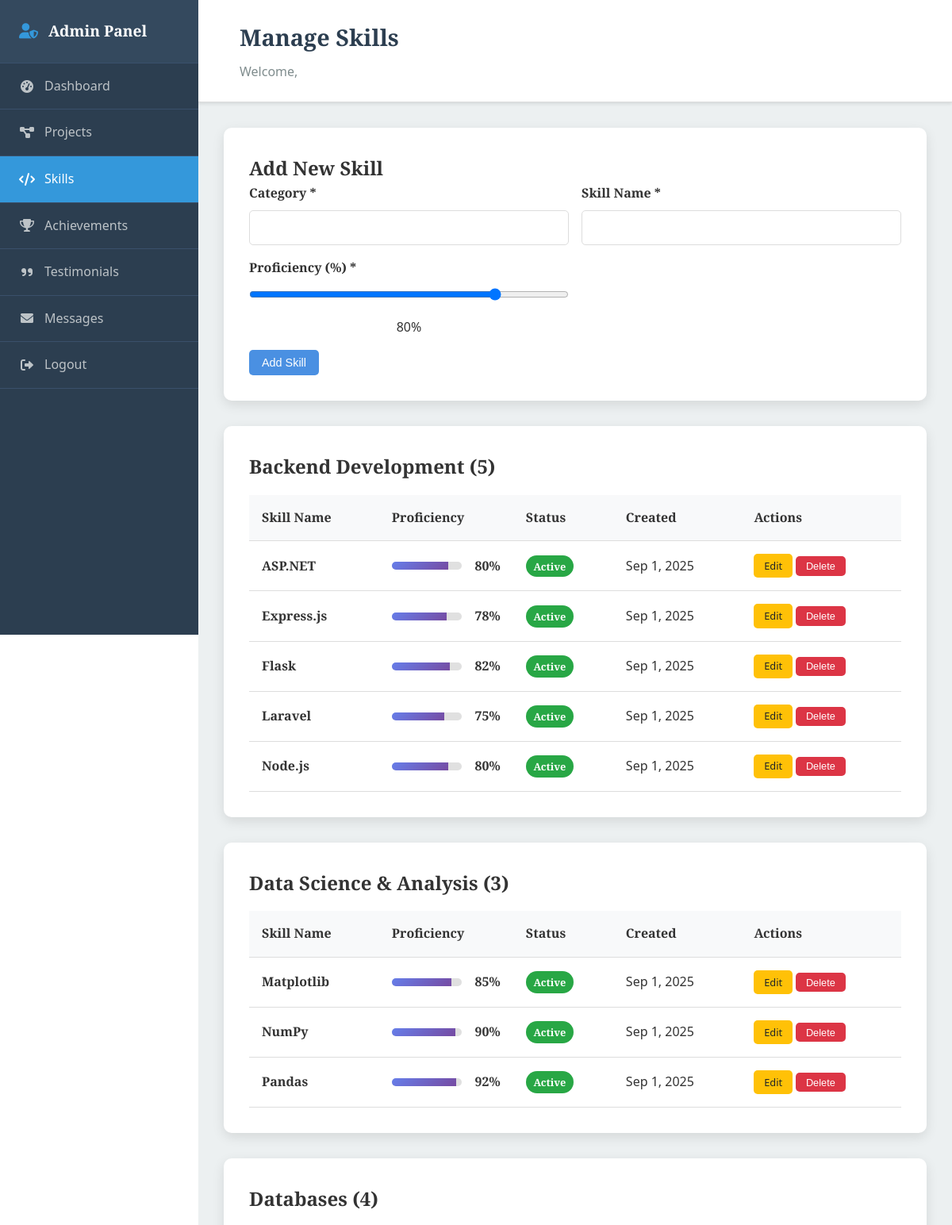
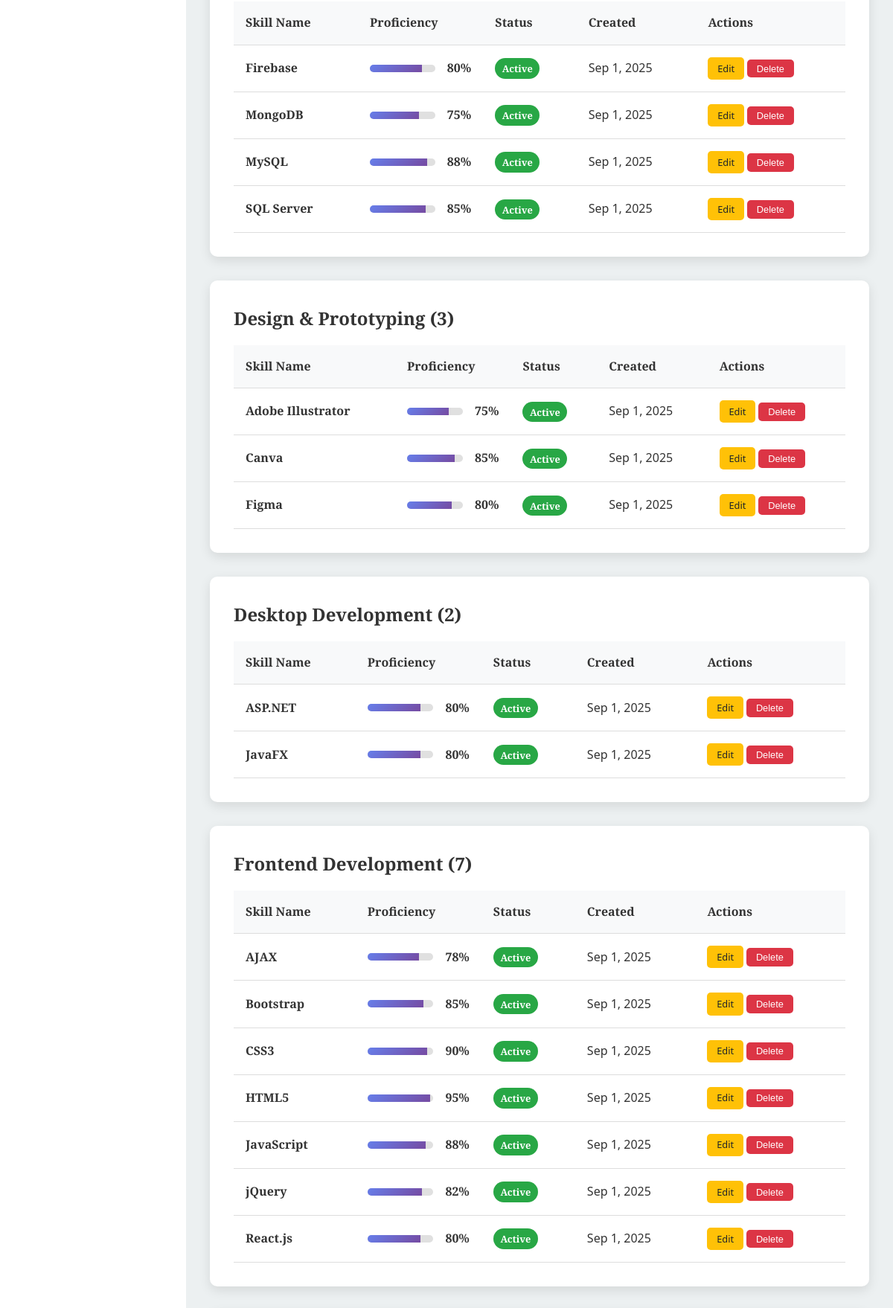
Screenshot of /admin/skills.php (signed in, upper part) with the database file from the repository (2 pictures, top to bottom).
### tables this page shows
CREATE TABLE `skills` (
    `id` int(11) NOT NULL AUTO_INCREMENT,
    `category` varchar(100) NOT NULL,
    `skill_name` varchar(100) NOT NULL,
    `proficiency` int(11) DEFAULT 80,
    `status` enum('active', 'inactive') DEFAULT 'active',
    `created_at` timestamp DEFAULT CURRENT_TIMESTAMP,
    PRIMARY KEY (`id`)
);

### admin/skills.php (the view, shortened to what this page needs)
<?php
include 'auth.php';
$pdo = getConnection();
$edit_skill = null;
$stmt = $pdo->prepare("SELECT * FROM skills ORDER BY category, skill_name");
$stmt->execute();
$all_skills = $stmt->fetchAll(PDO::FETCH_ASSOC);
$skills_by_category = [];
foreach ($all_skills as $skill) {
    $skills_by_category[$skill['category']][] = $skill;
}
?>
<!DOCTYPE html>
<html lang="en">
<head>
    <link rel="stylesheet" href="../style.css">
    <link rel="stylesheet" href="https://cdnjs.cloudflare.com/ajax/libs/font-awesome/6.0.0/css/all.min.css">
    <link rel="stylesheet" href="../skills.css">
</head>
<body>
    <div class="admin-layout">
        <?php echo getAdminNavigation('skills.php'); ?>
        <div class="admin-main">
            <?php echo getAdminHeader('Manage Skills'); ?>
            <div class="admin-container">
                <div class="admin-card">
                    <h2><?php echo $edit_skill ? 'Edit Skill' : 'Add New Skill'; ?></h2>
                    <form method="POST" action="">
                        <div style="display: grid; grid-template-columns: 1fr 1fr; gap: 1rem;">
                            <div class="form-group">
                                <label for="category">Category *</label>
                                <input type="text" id="category" name="category" class="form-control" required
                                    list="categories"
                                    value="<?php echo $edit_skill ? htmlspecialchars($edit_skill['category']) : ''; ?>">
                            </div>
                            <div class="form-group">
                                <label for="skill_name">Skill Name *</label>
                                <input type="text" id="skill_name" name="skill_name" class="form-control" required
                                    value="<?php echo $edit_skill ? htmlspecialchars($edit_skill['skill_name']) : ''; ?>">
                            </div>
                        </div>
                        <div style="display: grid; grid-template-columns: 1fr 1fr; gap: 1rem;">
                            <div class="form-group">
                                <label for="proficiency">Proficiency (%) *</label>
                                <input type="range" id="proficiency" name="proficiency" class="form-control"
                                    min="0" max="100" step="5" required
                                    value="<?php echo $edit_skill ? $edit_skill['proficiency'] : '80'; ?>"
                                    oninput="document.getElementById('proficiency-value').textContent = this.value + '%'">
                                <div style="text-align: center; margin-top: 0.5rem;">
                                    <span id="proficiency-value"><?php echo $edit_skill ? $edit_skill['proficiency'] : '80'; ?>%</span>
                                </div>
                            </div>
                        </div>
                        <div style="display: flex; gap: 1rem;">
                            <button type="submit" class="btn btn-primary">
                                <?php echo $edit_skill ? 'Update Skill' : 'Add Skill'; ?>
                            </button>
                        </div>
                    </form>
                </div>
                <?php foreach ($skills_by_category as $category => $skills): ?>
                    <div class="admin-card">
                        <h2><?php echo htmlspecialchars($category); ?> (<?php echo count($skills); ?>)</h2>
                        <table class="admin-table">
                            <thead>
                                <tr>
                                    <th>Skill Name</th>
                                    <th>Proficiency</th>
                                    <th>Status</th>
                                    <th>Created</th>
                                    <th>Actions</th>
                                </tr>
                            </thead>
                            <tbody>
                                <?php foreach ($skills as $skill): ?>
                                    <tr>
                                        <td><strong><?php echo htmlspecialchars($skill['skill_name']); ?></strong></td>
                                        <td>
                                            <div style="display: flex; align-items: center; gap: 1rem;">
                                                <div style="flex: 1; height: 10px; background: #e0e0e0; border-radius: 5px; overflow: hidden;">
                                                    <div style="width: <?php echo $skill['proficiency']; ?>%; height: 100%; background: linear-gradient(135deg, #667eea 0%, #764ba2 100%);"></div>
                                                </div>
                                                <span style="font-weight: bold;"><?php echo $skill['proficiency']; ?>%</span>
                                            </div>
                                        </td>
                                        <td>
                                            <span class="badge badge-<?php echo $skill['status'] === 'active' ? 'success' : 'secondary'; ?>">
                                                <?php echo ucfirst($skill['status']); ?>
                                            </span>
                                        </td>
                                        <td><?php echo date('M j, Y', strtotime($skill['created_at'])); ?></td>
                                        <td>
                                            <a href="skills.php?edit=<?php echo $skill['id']; ?>" class="btn btn-warning btn-sm">Edit</a>
                                            <form method="POST" action="" style="display: inline;" onsubmit="return confirm('Are you sure you want to delete this skill?');">
                                                <button type="submit" class="btn btn-danger btn-sm">Delete</button>
                                            </form>
                                        </td>
                                    </tr>
                                <?php endforeach; ?>
                            </tbody>
                        </table>
                    </div>
                <?php endforeach; ?>
            </div>
        </div>
    </div>
</body>
</html>

### style.css (style rules this page uses)
* { margin: 0; padding: 0; box-sizing: border-box; }
html { scroll-behavior: smooth; }
body { font-family: "Cinzel", "Segoe UI", Tahoma, Geneva, Verdana, serif; line-height: 1.6; color: #333; background-color: #fff; }
.admin-layout { display: flex; min-height: 100vh; }
.admin-main { flex: 1; margin-left: 250px; background: #ecf0f1; min-height: 100vh; }
.admin-container { max-width: 1200px; margin: 0 auto; padding: 2rem; }
.admin-card { background: white; padding: 2rem; border-radius: 10px; box-shadow: 0 5px 15px rgba(0, 0, 0, 0.1); margin-bottom: 2rem; }
.admin-table { width: 100%; border-collapse: collapse; margin-top: 1rem; }
.admin-table th, .admin-table td { padding: 1rem; text-align: left; border-bottom: 1px solid #ddd; }
.admin-table th { background: #f8f9fa; font-weight: bold; }
.btn { padding: 0.5rem 1rem; border: none; border-radius: 5px; cursor: pointer; text-decoration: none; display: inline-block; font-size: 0.9rem; transition: background 0.3s ease; }
.btn-primary { background: #4a90e2; color: white; }
.btn-danger { background: #dc3545; color: white; }
.btn-warning { background: #ffc107; color: #212529; }
.form-control { width: 100%; padding: 0.75rem; border: 1px solid #ddd; border-radius: 5px; font-size: 1rem; }
.form-group { margin-bottom: 1rem; }
.form-group label { display: block; margin-bottom: 0.5rem; font-weight: bold; }

### admin/skills.css (style rules this page uses)
.badge { padding: 0.3rem 0.6rem; border-radius: 15px; font-size: 0.8rem; font-weight: bold; }
.badge-success { background: #28a745; color: white; }
.btn-sm { padding: 0.3rem 0.8rem; font-size: 0.8rem; }
input[type="range"] { width: 100%; height: 8px; background: #e0e0e0; border-radius: 4px; outline: none; }

### rows the page displays
skills: skill_name "ASP.NET", proficiency "80", status "Active", created_at "Sep 1, 2025"
skills: skill_name "Express.js", proficiency "78", status "Active", created_at "Sep 1, 2025"
skills: skill_name "Flask", proficiency "82", status "Active", created_at "Sep 1, 2025"
skills: skill_name "Laravel", proficiency "75", status "Active", created_at "Sep 1, 2025"
skills: skill_name "Node.js", proficiency "80", status "Active", created_at "Sep 1, 2025"
skills: skill_name "Matplotlib", proficiency "85", status "Active", created_at "Sep 1, 2025"
skills: skill_name "NumPy", proficiency "90", status "Active", created_at "Sep 1, 2025"
skills: skill_name "Pandas", proficiency "92", status "Active", created_at "Sep 1, 2025"
skills: skill_name "Firebase", proficiency "80", status "Active", created_at "Sep 1, 2025"
skills: skill_name "MongoDB", proficiency "75", status "Active", created_at "Sep 1, 2025"
skills: skill_name "MySQL", proficiency "88", status "Active", created_at "Sep 1, 2025"
skills: skill_name "SQL Server", proficiency "85", status "Active", created_at "Sep 1, 2025"
skills: skill_name "Adobe Illustrator", proficiency "75", status "Active", created_at "Sep 1, 2025"
skills: skill_name "Canva", proficiency "85", status "Active", created_at "Sep 1, 2025"
skills: skill_name "Figma", proficiency "80", status "Active", created_at "Sep 1, 2025"
skills: skill_name "ASP.NET", proficiency "80", status "Active", created_at "Sep 1, 2025"
skills: skill_name "JavaFX", proficiency "80", status "Active", created_at "Sep 1, 2025"
skills: skill_name "AJAX", proficiency "78", status "Active", created_at "Sep 1, 2025"
skills: skill_name "Bootstrap", proficiency "85", status "Active", created_at "Sep 1, 2025"
skills: skill_name "CSS3", proficiency "90", status "Active", created_at "Sep 1, 2025"
skills: skill_name "HTML5", proficiency "95", status "Active", created_at "Sep 1, 2025"
skills: skill_name "JavaScript", proficiency "88", status "Active", created_at "Sep 1, 2025"
skills: skill_name "jQuery", proficiency "82", status "Active", created_at "Sep 1, 2025"
skills: skill_name "React.js", proficiency "80", status "Active", created_at "Sep 1, 2025"

### other values shown
$item['title'] "Dashboard"
$item['title'] "Projects"
$item['title'] "Skills"
$item['title'] "Achievements"
$item['title'] "Testimonials"
$item['title'] "Messages"
$item['title'] "Logout"
$title "Manage Skills"
$category "Backend Development"
count($skills) "5"
$category "Data Science & Analysis"
count($skills) "3"
$category "Databases"
count($skills) "4"
$category "Design & Prototyping"
